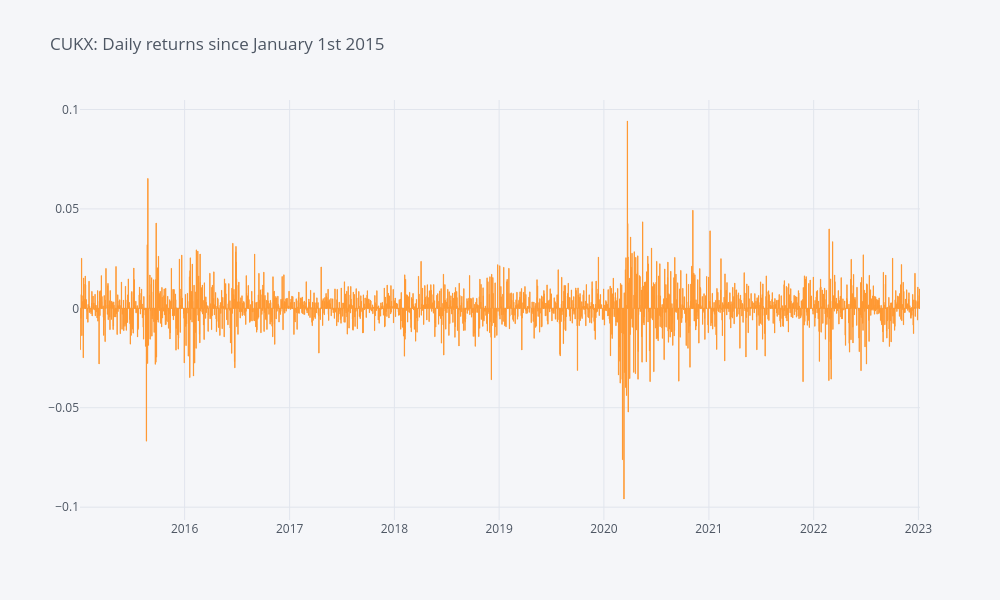

The code cell stored with this chart in its notebook:
### Code cell
df['Returns'].iplot(kind='bar',title='CUKX: Daily returns since January 1st 2015')

### Figure 1 — Plotly figure (JSON) as saved in the notebook; plotly's stock layout.template omitted (floating-point values rounded to 4 significant figures; data arrays with more than 128 entries replaced by an {"elided": "..."} marker saying what was removed)
{"data": [{"marker": {"color": "rgba(255, 153, 51, 0.6)", "line": {"color": "rgba(255, 153, 51, 1.0)", "width": 1}}, "name": "Returns", "orientation": "v", "text": "", "type": "bar", "x": {"elided": "2025 str values"}, "y": {"elided": "2025 float values"}}], "layout": {"height": 600, "legend": {"bgcolor": "#F5F6F9", "font": {"color": "#4D5663"}}, "paper_bgcolor": "#F5F6F9", "plot_bgcolor": "#F5F6F9", "title": {"font": {"color": "#4D5663"}, "text": "CUKX: Daily returns since January 1st 2015"}, "width": 1000, "xaxis": {"gridcolor": "#E1E5ED", "showgrid": true, "tickfont": {"color": "#4D5663"}, "title": {"font": {"color": "#4D5663"}, "text": ""}, "zerolinecolor": "#E1E5ED"}, "yaxis": {"gridcolor": "#E1E5ED", "showgrid": true, "tickfont": {"color": "#4D5663"}, "title": {"font": {"color": "#4D5663"}, "text": ""}, "zerolinecolor": "#E1E5ED"}}}
